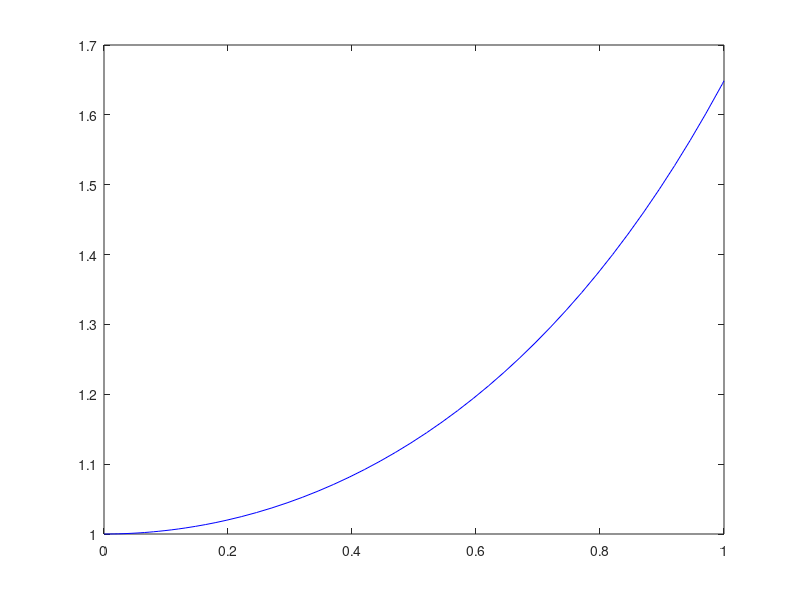

Write the MATLAB code that produced this figure.
function ode_simple
y0=1;
[x,y]=ode45(@funcionDerivada,[0,1],y0)
plot(x,y,'b-');
end
function dydx=funcionDerivada(x,y)
dydx=x*y;
end